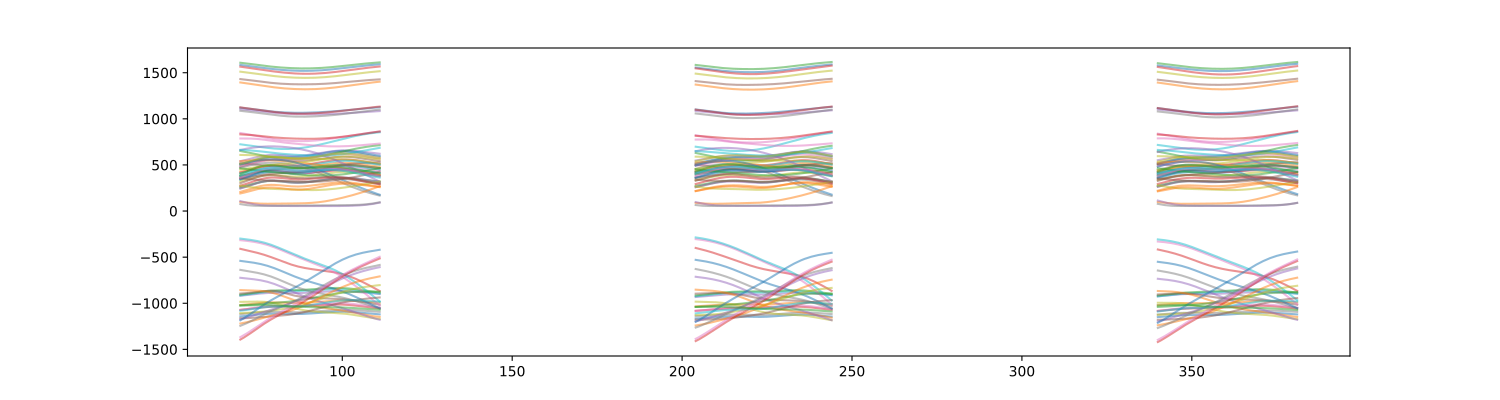

Write the Python code that produced this figure.
#Make an instance of the segmenter
s = seg1d.Segmenter()
#set scaling parameters
s.minW,s.maxW,s.step = 98, 105, 1
#Set target and reference data
s.t, s.r, s.w = t,r,w
#call the segmentation algorithm
segments = s.segment()
print(np.around(segments,decimals=7))
# [[204.        245.          0.7128945]
# [ 70.        112.          0.6670482]
# [340.        382.          0.6630886]]

plt_t = s.t_masked #get a NaN masked array of the target data

# plot masked target
plt.figure(figsize=(15,4)) # doctest: +SKIP
plt.plot(plt_t.T,alpha=0.5) # doctest: +SKIP
plt.show() # doctest: +SKIP
